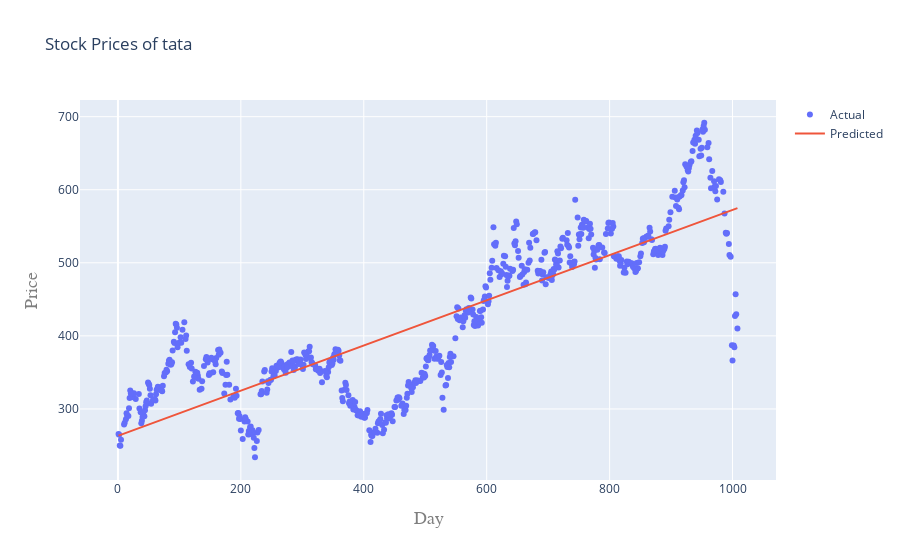

Write notebook code for a chart like this one.
### Code cell
iplot(plot2)

### Figure 1 — Plotly figure (JSON) as saved in the notebook; plotly's stock layout.template omitted (floating-point values rounded to 4 significant figures; data arrays with more than 128 entries replaced by an {"elided": "..."} marker saying what was removed)
{"data": [{"mode": "markers", "name": "Actual", "type": "scatter", "x": {"elided": "706 int values"}, "y": {"elided": "706 float values"}}, {"mode": "lines", "name": "Predicted", "type": "scatter", "x": {"elided": "706 int values"}, "y": {"elided": "706 float values"}}], "layout": {"autosize": true, "title": {"text": "Stock Prices of tata"}, "xaxis": {"autorange": true, "range": [-60.22, 1069.0], "title": {"font": {"color": "#7f7f7f", "family": "Courier New, monospace", "size": 18}, "text": "Day"}, "type": "linear"}, "yaxis": {"autorange": true, "range": [196.1, 729.5], "title": {"font": {"color": "#7f7f7f", "family": "Courier New, monospace", "size": 18}, "text": "Price"}, "type": "linear"}}}
